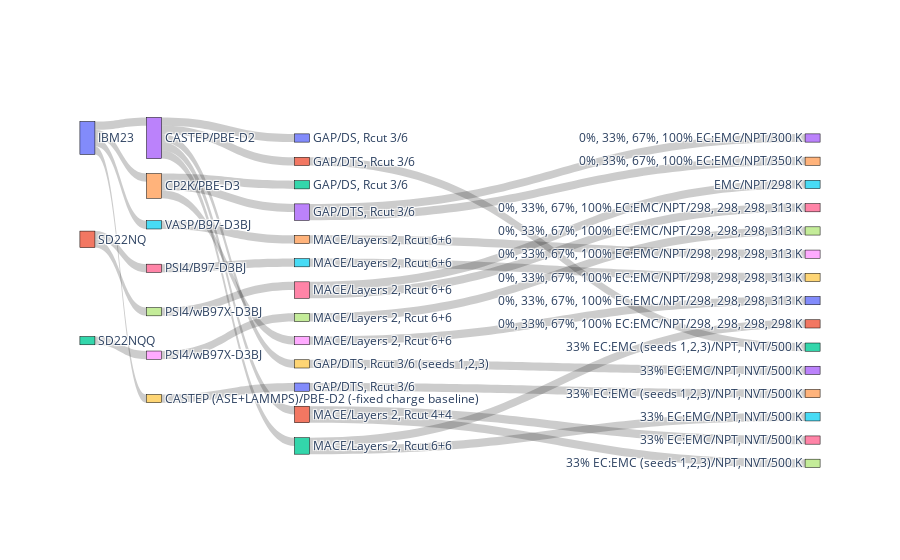

Notebook cell for this chart:
### Markdown cell above
# Explore Zenodo community

### Code cell
from zenodoExplorer.zenexp import ze

recIDs = [10835267, 10712131, 10890165]
with open("api.key", "r") as keyFile:
    ACCESS_TOKEN = keyFile.readline().rstrip()

z = ze(ACCESS_TOKEN, recIDs, cache='~/.zenodo_cache/')
z.read_zdb()
z.zdb.plot()

### Figure 1 — Plotly figure (JSON) as saved in the notebook; plotly's stock layout.template omitted (floating-point values rounded to 4 significant figures)
{"data": [{"arrangement": "snap", "link": {"source": [0, 0, 0, 0, 1, 1, 2, 3, 3, 3, 3, 3, 4, 4, 4, 5, 6, 7, 8, 9, 11, 13, 13, 14, 15, 16, 16, 17, 18, 19, 20, 21, 21, 22, 22], "target": [3, 4, 5, 9, 6, 7, 8, 10, 11, 19, 21, 22, 12, 13, 18, 14, 15, 16, 17, 20, 32, 23, 24, 28, 29, 25, 26, 27, 30, 33, 34, 36, 37, 31, 35], "value": [1, 1, 1, 1, 1, 1, 1, 1, 1, 1, 1, 1, 1, 1, 1, 1, 1, 1, 1, 1, 1, 1, 1, 1, 1, 1, 1, 1, 1, 1, 1, 1, 1, 1, 1]}, "node": {"customdata": ["ac1@10835267", "ac1@10712131", "ac2@10712131", "td1@10835267", "td2@10835267", "td1@10712131", "td2@10712131", "td3@10712131", "td4@10712131", "td1@10890165", "ml1@10835267", "ml2@10835267", "ml3@10835267", "ml4@10835267", "ml1@10712131", "ml2@10712131", "ml3@10712131", "ml4@10712131", "ml5@10712131", "ml1@10890165", "ml2@10890165", "ml3@10890165", "ml4@10890165", "md1@10835267", "md2@10835267", "md1@10712131", "md2@10712131", "md3@10712131", "md4@10712131", "md5@10712131", "md6@10712131", "md7@10712131", "md1@10890165", "md2@10890165", "md3@10890165", "md4@10890165", "md5@10890165", "md6@10890165"], "hovertemplate": "%{customdata}", "label": ["IBM23", "SD22NQ", "SD22NQQ", "CASTEP/PBE-D2", "CP2K/PBE-D3", "VASP/B97-D3BJ", "PSI4/B97-D3BJ", "PSI4/wB97X-D3BJ", "PSI4/wB97X-D3BJ", "CASTEP (ASE+LAMMPS)/PBE-D2 (-fixed charge baseline)", "GAP/DS, Rcut 3/6", "GAP/DTS, Rcut 3/6", "GAP/DS, Rcut 3/6", "GAP/DTS, Rcut 3/6", "MACE/Layers 2, Rcut 6+6", "MACE/Layers 2, Rcut 6+6", "MACE/Layers 2, Rcut 6+6", "MACE/Layers 2, Rcut 6+6", "MACE/Layers 2, Rcut 6+6", "GAP/DTS, Rcut 3/6 (seeds 1,2,3)", "GAP/DTS, Rcut 3/6", "MACE/Layers 2, Rcut 4+4", "MACE/Layers 2, Rcut 6+6", "0%, 33%, 67%, 100% EC:EMC/NPT/300 K", "0%, 33%, 67%, 100% EC:EMC/NPT/350 K", "EMC/NPT/298 K", "0%, 33%, 67%, 100% EC:EMC/NPT/298, 298, 298, 313 K", "0%, 33%, 67%, 100% EC:EMC/NPT/298, 298, 298, 313 K", "0%, 33%, 67%, 100% EC:EMC/NPT/298, 298, 298, 313 K", "0%, 33%, 67%, 100% EC:EMC/NPT/298, 298, 298, 313 K", "0%, 33%, 67%, 100% EC:EMC/NPT/298, 298, 298, 313 K", "0%, 33%, 67%, 100% EC:EMC/NPT/298, 298, 298, 298 K", "33% EC:EMC (seeds 1,2,3)/NPT, NVT/500 K", "33% EC:EMC/NPT, NVT/500 K", "33% EC:EMC (seeds 1,2,3)/NPT, NVT/500 K", "33% EC:EMC/NPT, NVT/500 K", "33% EC:EMC/NPT, NVT/500 K", "33% EC:EMC (seeds 1,2,3)/NPT, NVT/500 K"], "line": {"color": "black", "width": 0.5}, "pad": 15, "thickness": 15, "x": [0.01, 0.01, 0.01, 0.1, 0.1, 0.1, 0.1, 0.1, 0.1, 0.1, 0.3, 0.3, 0.3, 0.3, 0.3, 0.3, 0.3, 0.3, 0.3, 0.3, 0.3, 0.3, 0.3, 0.99, 0.99, 0.99, 0.99, 0.99, 0.99, 0.99, 0.99, 0.99, 0.99, 0.99, 0.99, 0.99, 0.99, 0.99], "y": [0.1, 0.3667, 0.6333, 0.1, 0.2143, 0.3286, 0.4429, 0.5571, 0.6714, 0.7857, 0.1, 0.1615, 0.2231, 0.2846, 0.3462, 0.4077, 0.4692, 0.5308, 0.5923, 0.6538, 0.7154, 0.7769, 0.8385, 0.1, 0.1533, 0.2067, 0.26, 0.3133, 0.3667, 0.42, 0.4733, 0.5267, 0.58, 0.6333, 0.6867, 0.74, 0.7933, 0.8467]}, "type": "sankey"}], "layout": {}}
